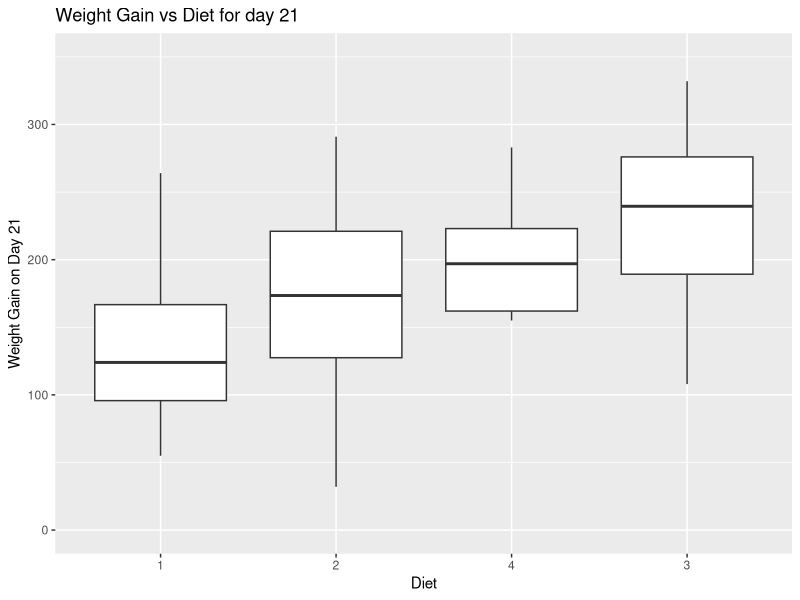
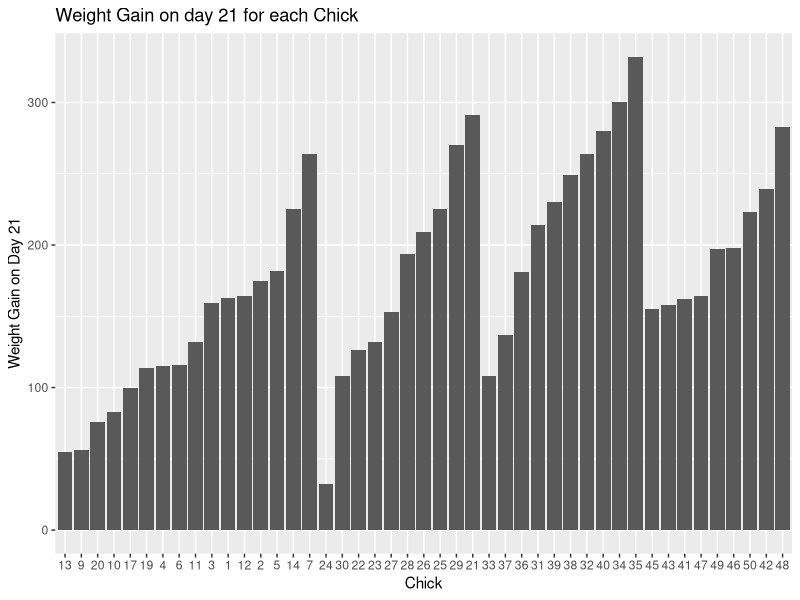

Source code (R) for these figures, in order:
## ---- chunk 1
if (!require("ggplot2")) {
install.packages("ggplot2")
}

if (!require("dplyr")) {
install.packages("dplyr")
}

library(ggplot2)
library(dplyr)
library(datasets)


## ---- chunk 2
day0 <- ChickWeight %>% filter(Time == 0)
weight0 <- day0 %>%
  group_by(Diet) %>%
  summarize( n= n(),
            average_weight = mean(weight, na.rm = TRUE),
            sd_weight = sd(weight,  na.rm = TRUE)
)

weight0
## ---- chunk 3
check_complete <- ChickWeight %>%
  group_by(Chick) %>%
  tally() %>%
  filter(n!=12)

#gives that chicks, 18, 16, 15, 8, and 44 do not have complete weight data

complete <- ChickWeight %>%
  filter(Chick != 18 &
           Chick != 16 &
           Chick != 15 &
           Chick != 8 &
           Chick != 44)

head(complete,3)
## ---- chunk 4
complete <- complete %>%
  group_by(Chick) %>%
  mutate(start_weight = first(weight, order_by = Chick)) %>%
  mutate(weightgain = weight - start_weight)

head(complete,3)
## ---- chunk 5
day21 <- complete %>%
  filter(Time==21)

ggplot(data=day21, aes(x= reorder(Diet,weightgain,FUN=median),y=weightgain)) + geom_boxplot() + xlab("Diet") + ylab("Weight Gain on Day 21") + labs(title = "Weight Gain vs Diet for day 21") + ylim(0,350)
## ---- chunk 6
ggplot(day21 , aes(x=Chick, y=weightgain)) + geom_bar(stat="identity") + ylab("Weight Gain on Day 21") + labs(title = "Weight Gain on day 21 for each Chick")
maxChick <- day21 %>% filter(weightgain == max(weightgain))
minChick <- day21 %>% filter(weightgain == min(weightgain))

head(maxChick)
head(minChick)
## ---- chunk 7
